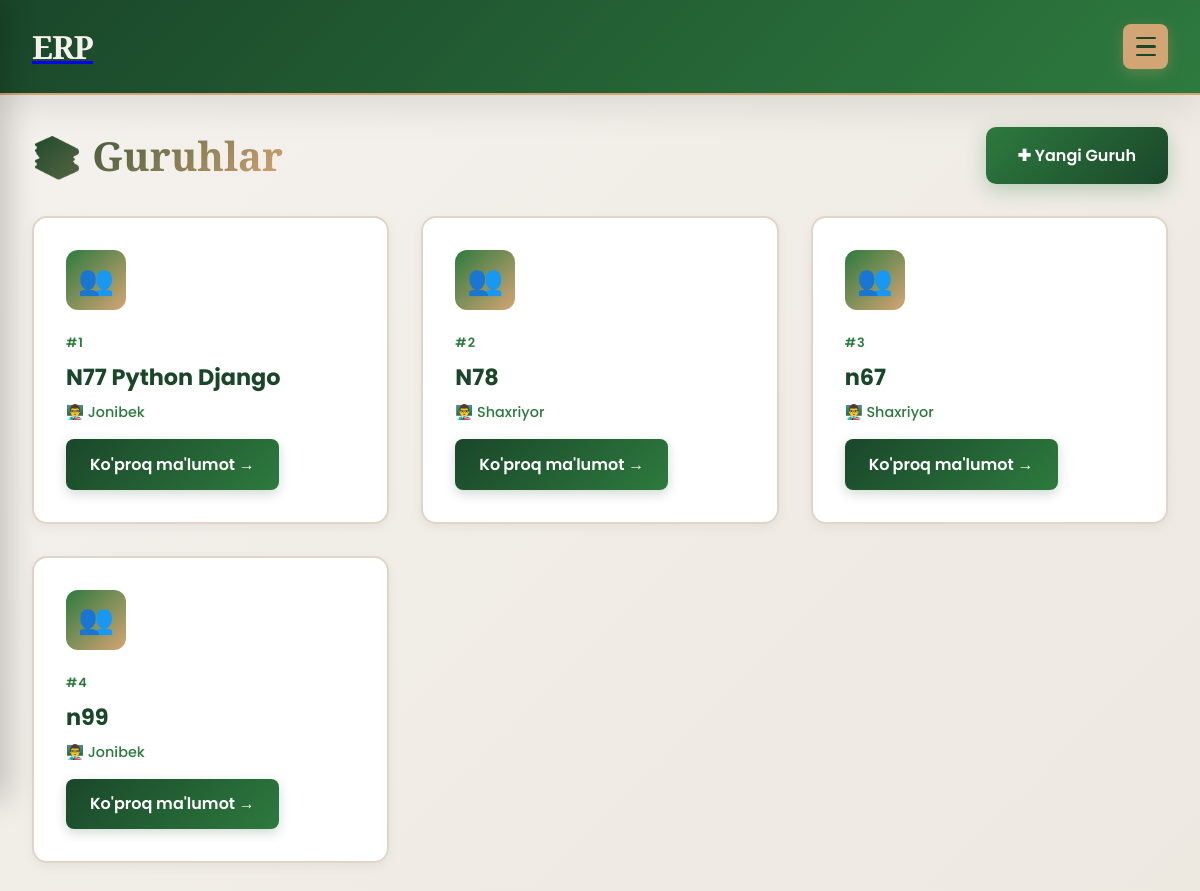
The page / on the database its author committed.
### erp/models.py (models this page shows, shortened)
class Guruh(models.Model):
    guruh_nomi = models.CharField(max_length=150,verbose_name="Guruh nomi")
    yonalish = models.CharField(max_length=50,choices=YonalishChoice.choices,default=YonalishChoice.BACKEND)
    boshlanish_sanasi = models.DateField(verbose_name="Boshlanish sanasi")
    tugash_sanasi = models.DateField(verbose_name="Tugash sanasi")
    oqituvchi = models.ForeignKey(Teacher,on_delete=models.RESTRICT)
    class Meta:
        db_table = "guruh"
        verbose_name = "Guruh"
        verbose_name_plural = "Guruhlar"

class Teacher(models.Model):
    ism = models.CharField(max_length=150)
    familiya = models.CharField(max_length=150)
    yonalish = models.CharField(max_length=150,choices=YonalishChoice.choices, default=YonalishChoice.BACKEND)
    staj = models.IntegerField(default=0)
    class Meta:
        db_table = "teacher"
        verbose_name = "Teacher"
        verbose_name_plural = "Teacherlar"

### erp/views.py (the view)
# urls.py: path("",GuruhListView.as_view(),name="guruh-list"),
class GuruhListView(View):
    def get(self, request):
        guruhlar = Guruh.objects.all().select_related("oqituvchi")
        return render(request,"guruh/list.html",context={"guruhlar": guruhlar})

### templates/guruh/list.html (shortened to what this page needs)
{% extends "base.html" %}
{% block content %}
<div class="list-container">
    <div class="list-header">
        <h1 class="list-title">📚 Guruhlar</h1>
        <a href="{% url 'guruh-create' %}" class="btn-add">✚ Yangi Guruh</a>
    </div>
    <div class="groups-grid">
        {% for guruh in guruhlar %}
            <div class="group-card">
                <div class="group-avatar">👥</div>
                <div class="group-id">#{{ guruh.id }}</div>
                <div class="group-info">
                    <h2 class="group-name">{{ guruh.guruh_nomi }}</h2>
                    <p class="group-teacher">👨‍🏫 {{ guruh.oqituvchi.ism }}</p>
                </div>
                <a href="{% url 'guruh-detail' guruh.pk %}" class="card-link">Ko'proq ma'lumot →</a>
            </div>
        {% empty %}
            <div class="empty-state">
                <div class="empty-icon">📭</div>
                <p class="empty-text">Hozircha guruh mavjud emas</p>
            </div>
        {% endfor %}
    </div>
</div>
{% endblock content %}

### templates/base.html (shortened to what this page needs)
<!DOCTYPE html>
<html lang="en">
<head>
</head>
<body>
    <div class="header">
        <a href="/"><h1 class="header-title">ERP</h1></a>
        <button class="burger-btn" id="burgerBtn" aria-label="Toggle menu">
            <span></span>
            <span></span>
            <span></span>
        </button>
    </div>
    <main class="main-content" id="mainContent">
        {% block content %}{% endblock content %}
    </main>
</body>
</html>

### templates/base.html (style rules this page uses)
* { margin: 0; padding: 0; box-sizing: border-box; }
:root { --primary: #1a472a; --secondary: #2d7a3e; --accent: #d4a574; --light: #f5f1ed; --dark: #0f1419; --text: #1a1a1a; --border: #e0d5c7; --shadow: 0 10px 40px rgba(0, 0, 0, 0.1); }
body { font-family: 'Poppins', sans-serif; background: linear-gradient(135deg, #f5f1ed 0%, #ede8e0 100%); color: var(--text); overflow-x: hidden; min-height: 100vh; }
.header { background: linear-gradient(135deg, var(--primary) 0%, var(--secondary) 100%); padding: 1.5rem 2rem; display: flex; justify-content: space-between; align-items: center; box-shadow: var(--shadow); border-bottom: 2px solid var(--accent); }
.header-title { font-family: 'Playfair Display', serif; font-size: 2rem; font-weight: 900; color: var(--light); letter-spacing: -1px; }
.burger-btn { background: var(--accent); border: none; width: 45px; height: 45px; border-radius: 8px; cursor: pointer; display: flex; flex-direction: column; justify-content: center; align-items: center; gap: 6px; transition: all 0.3s cubic-bezier(0.23, 1, 0.320, 1); box-shadow: 0 4px 15px rgba(212, 165, 116, 0.3); }
.burger-btn span { width: 20px; height: 2.5px; background: var(--primary); border-radius: 2px; transition: all 0.3s cubic-bezier(0.23, 1, 0.320, 1); }
.main-content { margin-left: 0; transition: margin-left 0.4s cubic-bezier(0.23, 1, 0.320, 1); padding: 2rem; max-width: 100%; }

### templates/guruh/list.html (style rules this page uses)
.list-container { max-width: 1200px; margin: 0 auto; }
.list-header { display: flex; justify-content: space-between; align-items: center; margin-bottom: 2rem; }
.list-title { font-family: 'Playfair Display', serif; font-size: 2.5rem; font-weight: 900; background: linear-gradient(135deg, var(--primary) 0%, var(--accent) 100%); -webkit-background-clip: text; -webkit-text-fill-color: transparent; background-clip: text; }
.btn-add { background: linear-gradient(135deg, var(--secondary) 0%, var(--primary) 100%); color: white; padding: 1rem 2rem; border: none; border-radius: 10px; font-weight: 600; text-decoration: none; display: inline-flex; align-items: center; gap: 0.5rem; cursor: pointer; box-shadow: 0 6px 20px rgba(45, 122, 62, 0.3); transition: all 0.3s cubic-bezier(0.23, 1, 0.320, 1); }
.groups-grid { display: grid; grid-template-columns: repeat(auto-fill, minmax(320px, 1fr)); gap: 2rem; }
.group-card { background: white; border-radius: 15px; padding: 2rem; border: 2px solid var(--border); transition: all 0.3s cubic-bezier(0.23, 1, 0.320, 1); box-shadow: 0 4px 12px rgba(0, 0, 0, 0.05); position: relative; overflow: hidden; }
.group-card::before { content: ''; position: absolute; top: 0; left: 0; right: 0; height: 4px; background: linear-gradient(90deg, var(--primary), var(--accent), var(--secondary)); transform: scaleX(0); transform-origin: left; transition: transform 0.4s cubic-bezier(0.23, 1, 0.320, 1); }
.group-avatar { width: 60px; height: 60px; background: linear-gradient(135deg, var(--secondary), var(--accent)); border-radius: 12px; display: flex; align-items: center; justify-content: center; font-size: 1.8rem; margin-bottom: 1.5rem; }
.group-id { font-size: 0.8rem; font-weight: 600; text-transform: uppercase; letter-spacing: 1px; color: var(--secondary); margin-bottom: 0.5rem; }
.group-info { margin-bottom: 1rem; }
.group-name { font-size: 1.4rem; font-weight: 700; color: var(--primary); margin-bottom: 0.5rem; word-break: break-word; }
.group-teacher { font-size: 0.9rem; color: var(--secondary); font-weight: 500; }
.card-link { display: inline-flex; align-items: center; gap: 0.5rem; padding: 0.8rem 1.5rem; background: linear-gradient(135deg, var(--primary), var(--secondary)); color: white; text-decoration: none; border-radius: 8px; font-weight: 600; transition: all 0.3s ease; box-shadow: 0 4px 12px rgba(26, 71, 42, 0.2); }

### rows shown on the page
Guruh: id "1", guruh_nomi "N77 Python Django", oqituvchi.ism "Jonibek"
Guruh: id "2", guruh_nomi "N78", oqituvchi.ism "Shaxriyor"
Guruh: id "3", guruh_nomi "n67", oqituvchi.ism "Shaxriyor"
Guruh: id "4", guruh_nomi "n99", oqituvchi.ism "Jonibek"
